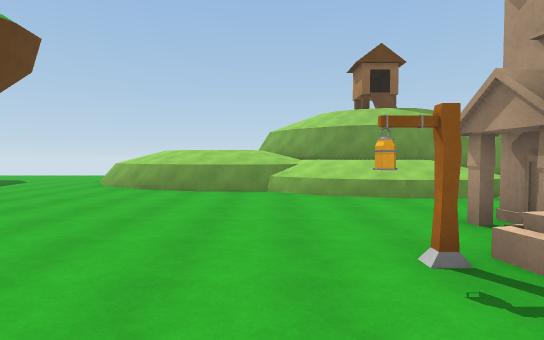
[1] (above)

17 first-person views from a walk through a 3-D level made in the Unity game engine. The camera is 1.5 m above the floor, tilts 2° down and sees 80° across. The floor is counted in squares, 2 m on a side. Each view is taken from the middle of a square. On the plan, view 1 faces up. The plan holds only what a view shows up to about 11 squares ahead; the rest is blank. The place goes on beyond the plan. Surface patterns are stand-ins for the level's own textures.

[2]
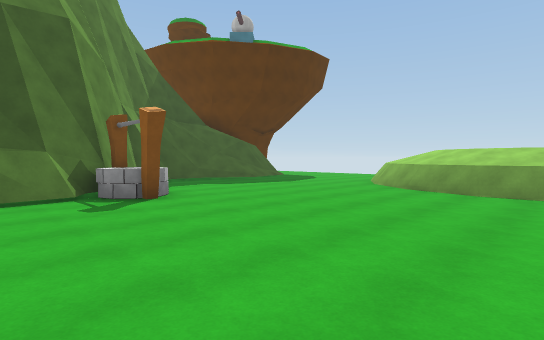

[3]
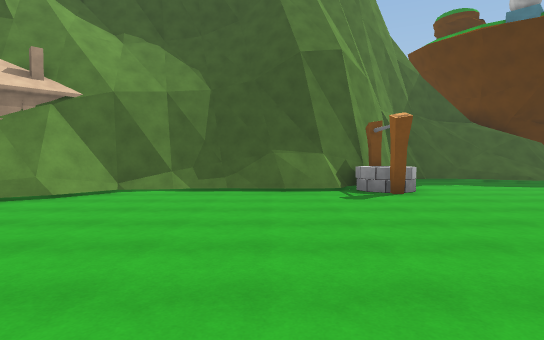

[4]
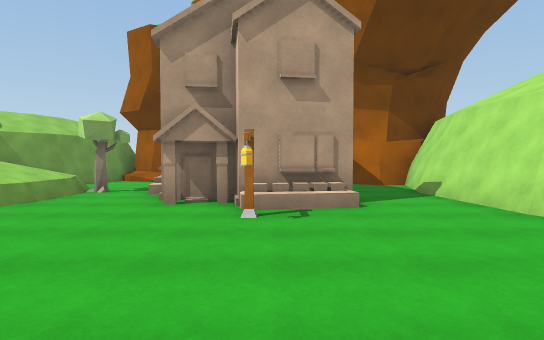

[5]
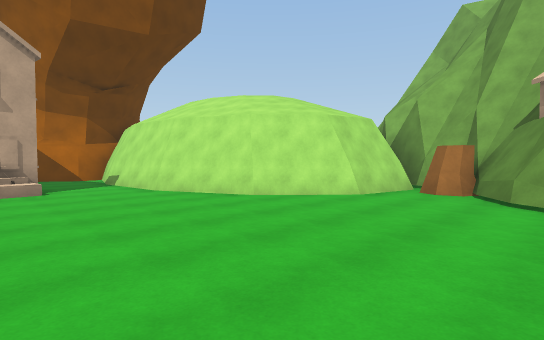

[6]
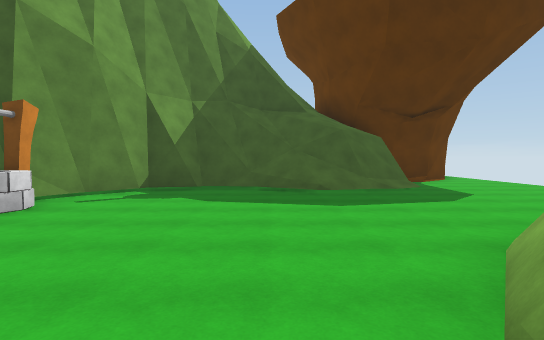

[7]
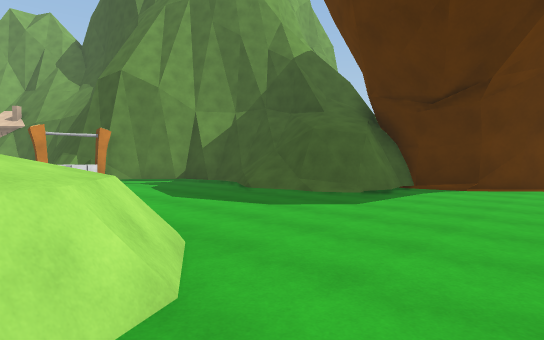

[8]
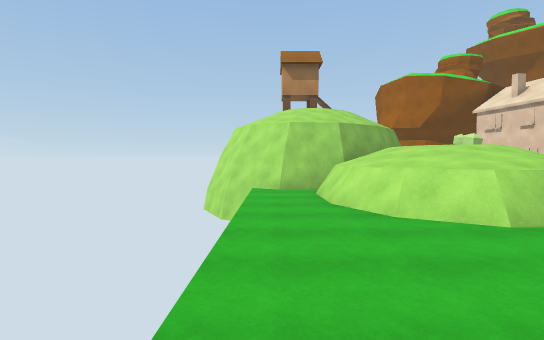

[9]
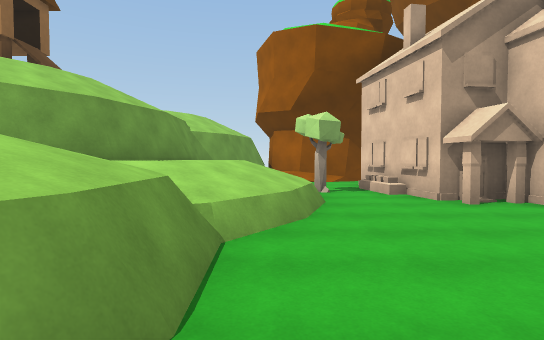

[10]
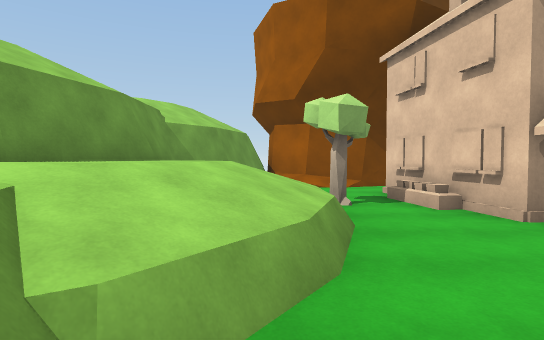

[11]
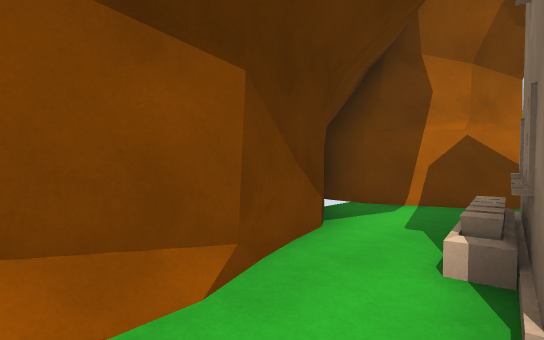

[12]
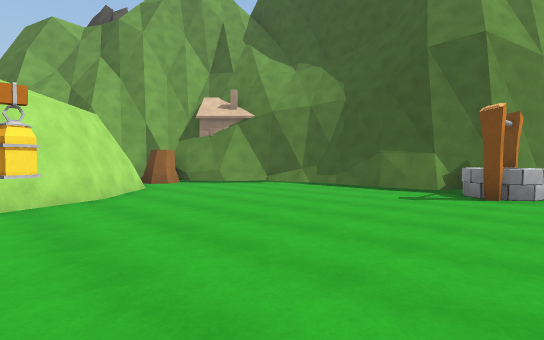

[13]
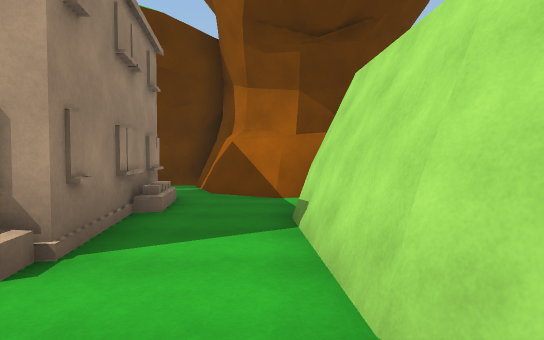

[14]
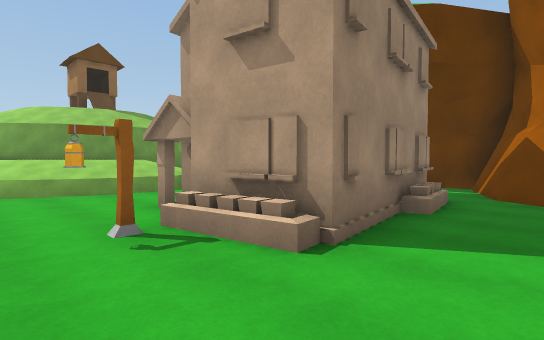

[15]
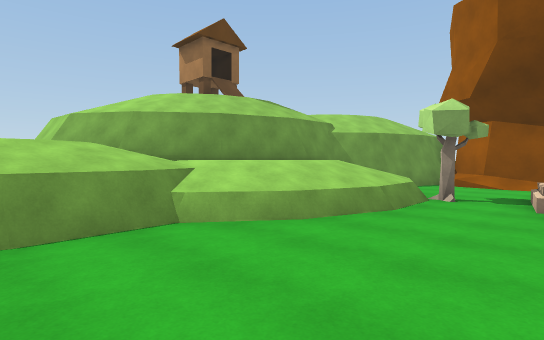

[16]
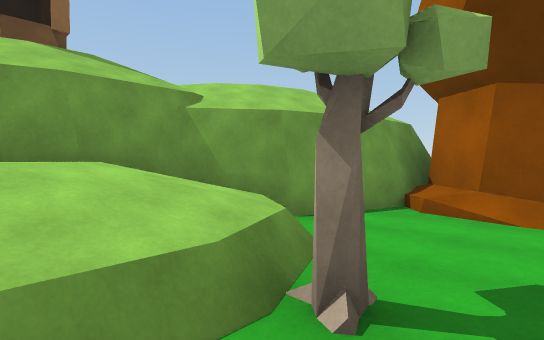

[17]
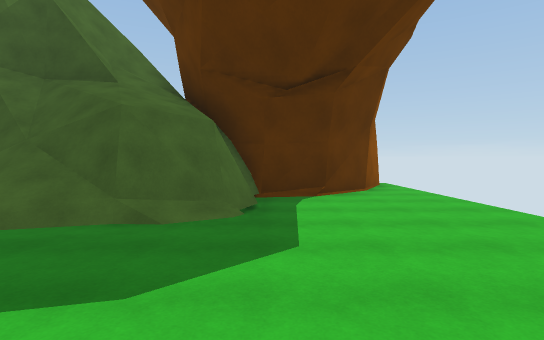

### Floor plan
Key: @ floor where view 1 was taken; # wall or solid block; x gap in a wall; . floor; / step, stairs or slope; = window, fence, low wall or low ledge; ^ raised ledge; S streetlight; H house; W well; T tree; U stump.
Columns run from 15 left of view 1 to 9 right of it. Each row starts with its distance up from view 1.
 15               =
 14 #.............##
 13 ##..........==##
 12  ##.......=^^^^#
 11   #.......#^
 10   ####....#^    ^#
  9     ##.....^^^^^^^^###
  8    ^==......^^^^^^^^^###
  7    ^#=..........^^^^^..#
  6     ##............^T...#
  5     ##.................#
  4      #............####.##
  3      ##.WW........#  #..#
  2       ###.......Sx# ##..#
  1         #......../###H..#
  0         #......@......###
 -1         #.............#
 -2         #......########
 -3         #.....##
 -4         ##...##
 -5          ##..#
 -6           #U.#
 -7           ####

Positions as (right, up) in squares from view 1, and headings:
1: (0, 0), facing up
2: (0, 0), facing up-left
3: (1, 0), facing left
4: (-3, 2), facing right
5: (-6, 2), facing down-right
6: (-2, 7), facing left
7: (-4, 14), facing down-left
8: (-9, 14), facing right
9: (-3, 7), facing right
10: (-1, 7), facing right
11: (6, 6), facing down-right
12: (1, 4), facing down-left
13: (0, -1), facing right
14: (0, -1), facing up-right
15: (-2, 4), facing up-right
16: (3, 5), facing up-right
17: (-6, 11), facing left
